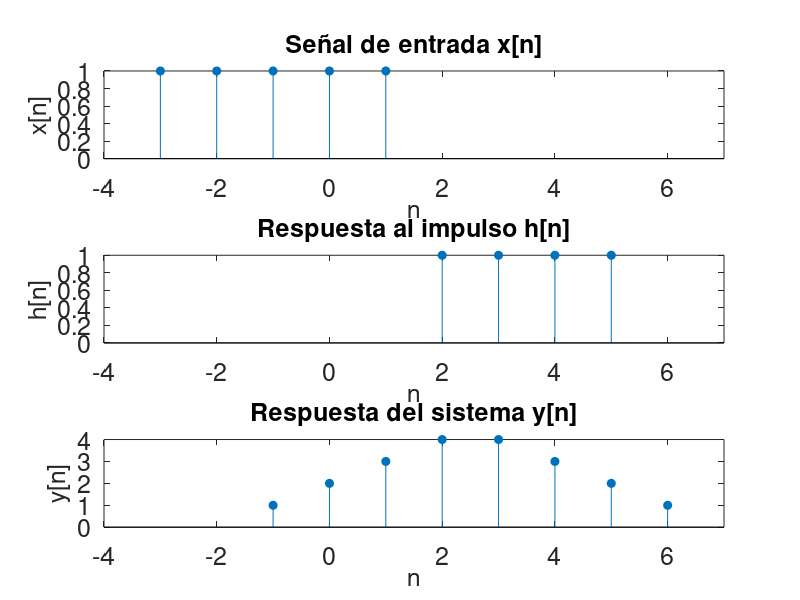

Source code (MATLAB):
% Definición de los intervalos de tiempo discreto
nx = -3:1;  % Intervalo de tiempo para x[n]
nh = 2:5;   % Intervalo de tiempo para h[n]

% Definición de las señales x[n] y h[n] como pulsos unitarios
x = ones(1, length(nx));
h = ones(1, length(nh));

% Convolución
y = conv(x, h);  % y[n] = x[n] * h[n]

% Definición de los nuevos intervalos de tiempo para la señal y[n]
ny = (nx(1) + nh(1)):(nx(end) + nh(end));

% Graficar las señales x[n], h[n] e y[n] usando subplot y stem
figure()

% Ajustar tamaño de las fuentes
fontSize = 18; % Aumenta el tamaño aquí

% Primer gráfico: señal de entrada x[n]
subplot(3, 1, 1)
stem(nx, x, 'filled')
title('Señal de entrada x[n]', 'FontSize', fontSize)
xlabel('n', 'FontSize', fontSize)
ylabel('x[n]', 'FontSize', fontSize)
xlim([min([nx, nh])-1, max(ny)+1])

% Segundo gráfico: respuesta al impulso h[n]
subplot(3, 1, 2)
stem(nh, h, 'filled')
title('Respuesta al impulso h[n]', 'FontSize', fontSize)
xlabel('n', 'FontSize', fontSize)
ylabel('h[n]', 'FontSize', fontSize)
xlim([min([nx, nh])-1, max(ny)+1])

% Tercer gráfico: respuesta del sistema y[n]
subplot(3, 1, 3)
stem(ny, y, 'filled')
title('Respuesta del sistema y[n]', 'FontSize', fontSize)
xlabel('n', 'FontSize', fontSize)
ylabel('y[n]', 'FontSize', fontSize)
xlim([min([nx, nh])-1, max(ny)+1])

% Cambiar el tamaño de las etiquetas de los ejes (ticks)
set(gca, 'FontSize', fontSize)

% Aplicar tamaño de fuente a todos los elementos del gráfico
h = findall(gcf,'-property','FontSize');
set(h,'FontSize',fontSize)

